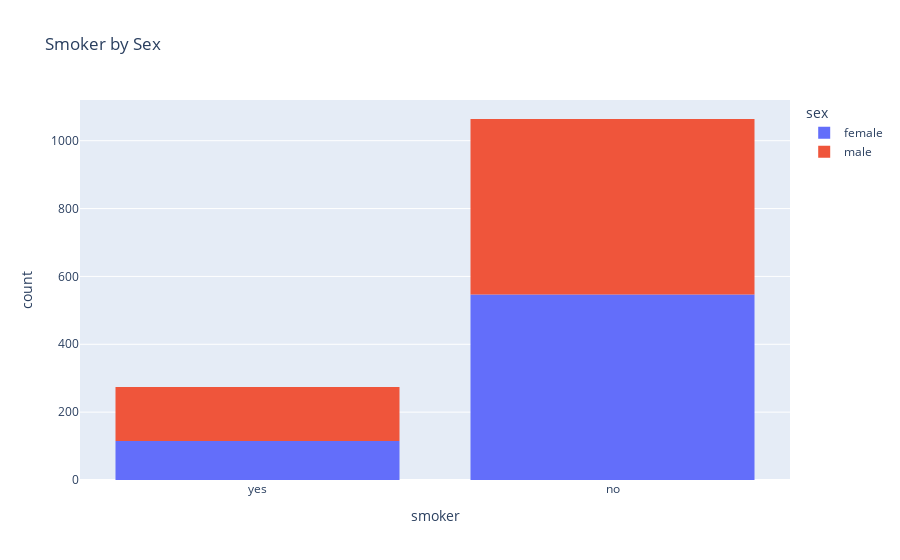

Notebook cell for this chart:
### Code cell
px.histogram(medical_df, x = 'smoker', color = 'sex', title = 'Smoker by Sex')

### Figure 1 — Plotly figure (JSON) as saved in the notebook; plotly's stock layout.template omitted (floating-point values rounded to 4 significant figures; data arrays with more than 128 entries replaced by an {"elided": "..."} marker saying what was removed)
{"data": [{"bingroup": "x", "hovertemplate": "sex=female<br>smoker=%{x}<br>count=%{y}<extra></extra>", "legendgroup": "female", "marker": {"color": "#636efa", "pattern": {"shape": ""}}, "name": "female", "orientation": "v", "showlegend": true, "type": "histogram", "x": {"elided": "662 str values"}, "xaxis": "x", "yaxis": "y"}, {"bingroup": "x", "hovertemplate": "sex=male<br>smoker=%{x}<br>count=%{y}<extra></extra>", "legendgroup": "male", "marker": {"color": "#EF553B", "pattern": {"shape": ""}}, "name": "male", "orientation": "v", "showlegend": true, "type": "histogram", "x": {"elided": "676 str values"}, "xaxis": "x", "yaxis": "y"}], "layout": {"barmode": "relative", "legend": {"title": {"text": "sex"}, "tracegroupgap": 0}, "title": {"text": "Smoker by Sex"}, "xaxis": {"anchor": "y", "domain": [0, 1], "title": {"text": "smoker"}}, "yaxis": {"anchor": "x", "domain": [0, 1], "title": {"text": "count"}}}}
